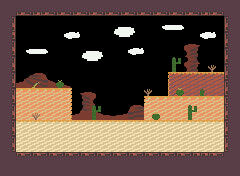

Below is a game level as drawn by its tile map, then a one-line description and the .tmx that defines it (tile-layer data replaced by summaries):
An orthogonal 30x22 tile map with 8x8 px tiles, 5 tile layers (Background_2(Solid Color), Background_4, Background_3, Background_1, ...) and 8 objects (EnemySpawnerTopRight, EnemySpawnerMiddleRight, EnemySpawnerBottomRight, EnemySpawnerBottomLeft, EnemySpawnerMiddleLeft, ...).

<map version="1.11" tiledversion="1.11.2" orientation="orthogonal" renderorder="right-down" width="30" height="22" tilewidth="8" tileheight="8" infinite="0" nextlayerid="14" nextobjectid="67">
 <tileset firstgid="1" source="../CowboyTilemap.tsx" />
 <layer id="5" name="Background_2(Solid Color)" width="30" height="22">
  <data>[660 cells, 0 non-empty, 0 distinct tile ids]</data>
 </layer>
 <layer id="13" name="Background_4" width="30" height="22">
  <data>[660 cells, 0 non-empty, 0 distinct tile ids]</data>
 </layer>
 <layer id="2" name="Background_3" width="30" height="22">
  <data>[660 cells, 64 non-empty, 42 distinct tile ids]</data>
 </layer>
 <layer id="12" name="Background_1" width="30" height="22">
  <data>[660 cells, 138 non-empty, 7 distinct tile ids]</data>
 </layer>
 <objectgroup id="9" name="Enemies">
  <object id="60" name="EnemySpawnerTopRight" x="216" y="63">
   <point />
  </object>
  <object id="61" name="EnemySpawnerMiddleRight" x="216" y="87">
   <point />
  </object>
  <object id="62" name="EnemySpawnerBottomRight" x="216" y="111">
   <point />
  </object>
  <object id="63" name="EnemySpawnerBottomLeft" x="15.875" y="110.75">
   <point />
  </object>
  <object id="64" name="EnemySpawnerMiddleLeft" x="15.875" y="78.875">
   <point />
  </object>
  <object id="65" name="OutlawLeft" x="16" y="112">
   <point />
  </object>
  <object id="66" type="OutlawRight" x="216" y="112">
   <point />
  </object>
 </objectgroup>
 <objectgroup id="11" name="CrateLocations" />
 <objectgroup id="10" name="BossCues" />
 <objectgroup id="7" name="Spawns" visible="0">
  <object id="2" name="PlayerSpawn" x="120" y="112">
   <point />
  </object>
 </objectgroup>
 <layer id="1" name="Collision" width="30" height="22">
  <data>[660 cells, 376 non-empty, 28 distinct tile ids]</data>
 </layer>
</map>
